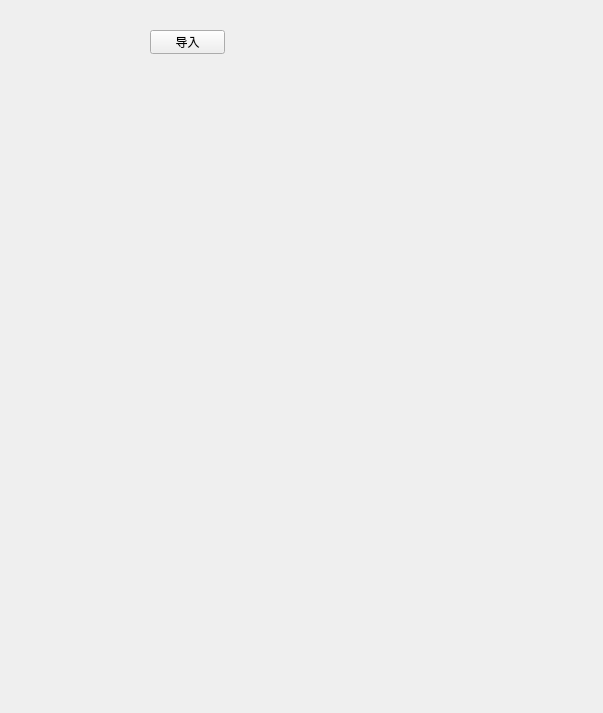
<?xml version="1.0" encoding="UTF-8"?>
<ui version="4.0">
 <class>Form</class>
 <widget class="QWidget" name="Form">
  <property name="geometry">
   <rect>
    <x>0</x>
    <y>0</y>
    <width>603</width>
    <height>713</height>
   </rect>
  </property>
  <property name="windowTitle">
   <string>Form</string>
  </property>
  <widget class="QPushButton" name="pushButton">
   <property name="geometry">
    <rect>
     <x>150</x>
     <y>30</y>
     <width>75</width>
     <height>24</height>
    </rect>
   </property>
   <property name="text">
    <string>导入</string>
   </property>
  </widget>
 </widget>
 <resources/>
 <connections/>
</ui>
